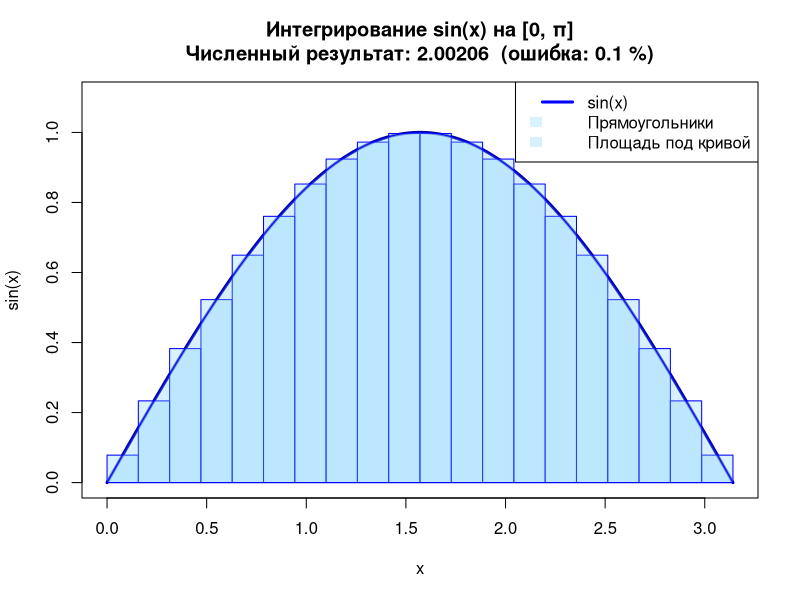

Generate this figure with R:
# 2 Функция вычисления интеграла методом прямоугольников
integrRectangle <- function(f, a, b, n) {
  dx <- (b - a) / n
  res <- 0
  rectangles <- data.frame(x_left = numeric(n), x_right = numeric(n), y = numeric(n))
  
  for (i in 1:n) {
    l <- a + dx * (i - 1)
    r <- l + dx
    y <- f((l + r) / 2)
    res <- res + dx * y
    
    # Сохраняем данные прямоугольников для визуализации
    rectangles[i, ] <- c(l, r, y)
  }
  
  return(list(integral = res, rectangles = rectangles))
}

# 1 Параметры нтегрирования
f <- function(x) sin(x)
a <- 0
b <- pi
n <- 20  # Уменьшено для наглядности визуализации
# Точное значение интеграла
exact <- 2

# 3 Вычисление интеграла
result <- integrRectangle(f, a, b, n)
integrNum <- result$integral
rectangles <- result$rectangles

# 4 Создаем основу графика
x_vals <- seq(a, b, length.out = 1000)
y_vals <- f(x_vals)

plot(x = x_vals, y = y_vals, type = "l", 
     col = "darkblue", 
     lwd = 3, 
     main = paste("Интегрирование sin(x) на [0, π]\nЧисленный результат:", 
                  round(integrNum, 5), 
                  " (ошибка:", round(abs(integrNum - exact)/exact*100, 2), "%)"),
     xlab = "x", ylab = "sin(x)", 
     ylim = c(0, 1.1))

# 5 Добавляем прямоугольники
rect(xleft = rectangles$x_left, ybottom = 0, 
     xright = rectangles$x_right, ytop = rectangles$y,
     col = rgb(0.7, 0.9, 1, alpha = 0.5), 
     border = "blue")  # NA

# 6 Добавляем площадь под кривой
polygon(c(x_vals, rev(x_vals)), 
        c(y_vals, rep(0, length(y_vals))),
        col = rgb(0.5, 0.8, 1, alpha = 0.3), 
        border = "blue")  # NA

# 7 Добавляем легенду
legend("topright", 
       legend = c("sin(x)", "Прямоугольники", "Площадь под кривой"),
       fill = c(NA, rgb(0.7, 0.9, 1, 0.5), rgb(0.5, 0.8, 1, 0.3)),
       border = c(NA, NA, NA), 
       lty = c(1, NA, NA),
       col = c("blue", NA, NA), 
       lwd = c(3, NA, NA))
